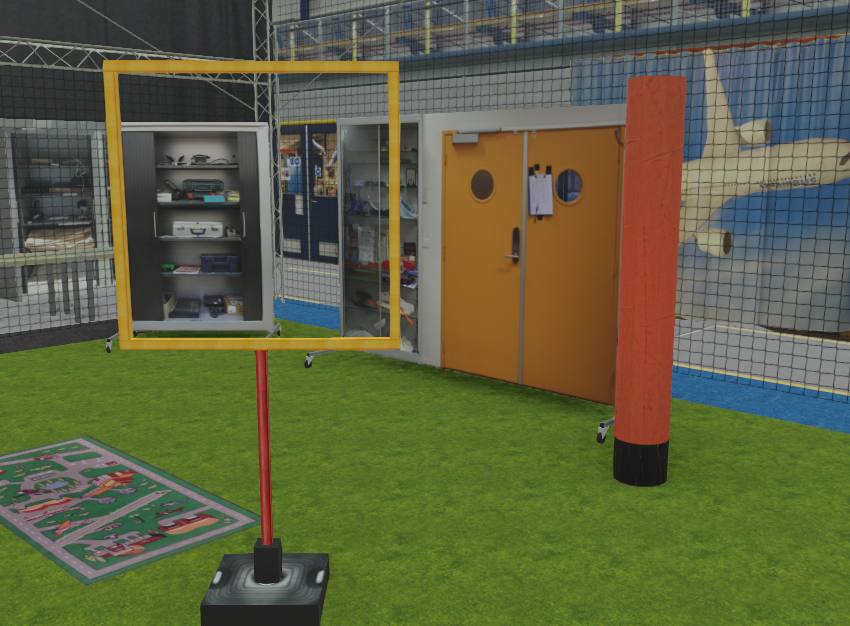
#> input picture gate_detector/images/gate3.png, 850 x 626 px
$ python Gray_test.py
#> lines starting #> are read from the running program, lines starting #| are printed output that depends on the picture; after the words box and inside, x2 and y2 are one past the last pixel; in counts of white or black regions, pixels touching at a corner belong together

import numpy as np
import cv2 as cv


# Loads the grayscale image, processes it until we can find the contours a little easier
im = cv.imread('gate3.png', cv.IMREAD_GRAYSCALE)
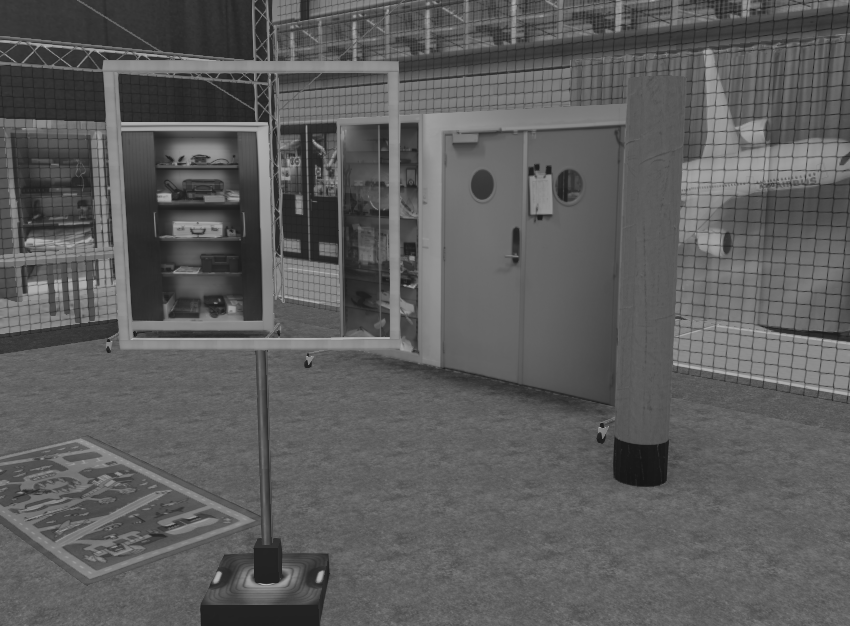
#> im: shape (626, 850); min 21, max 189, mean 92.5
blur_im = cv.blur(im, (3,3))
edges = cv.Canny(blur_im, 77, 186)
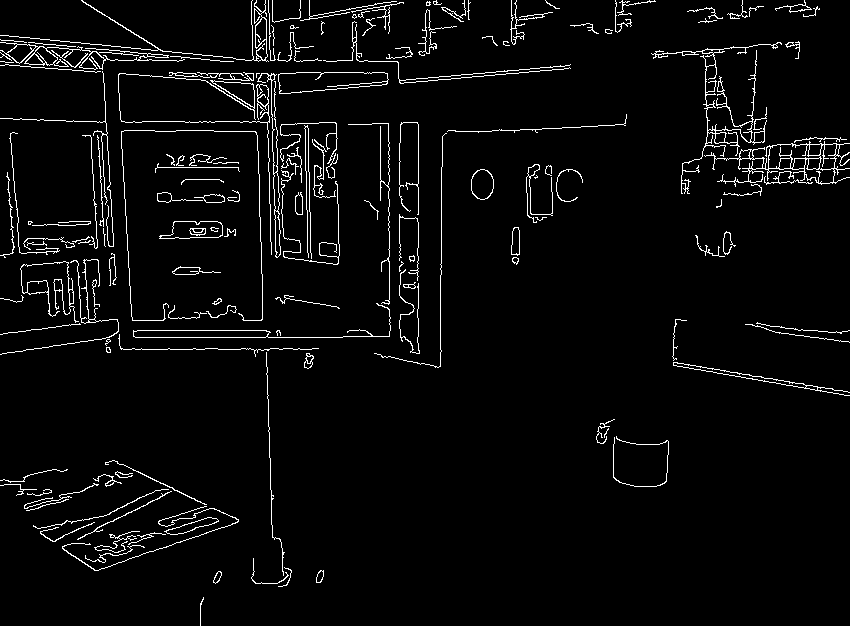
#> edges: shape (626, 850); 3.8% white in thin lines or dots
kernel = np.ones((5,5), np.uint8)
dilEdges = cv.dilate(edges,kernel, iterations=2)
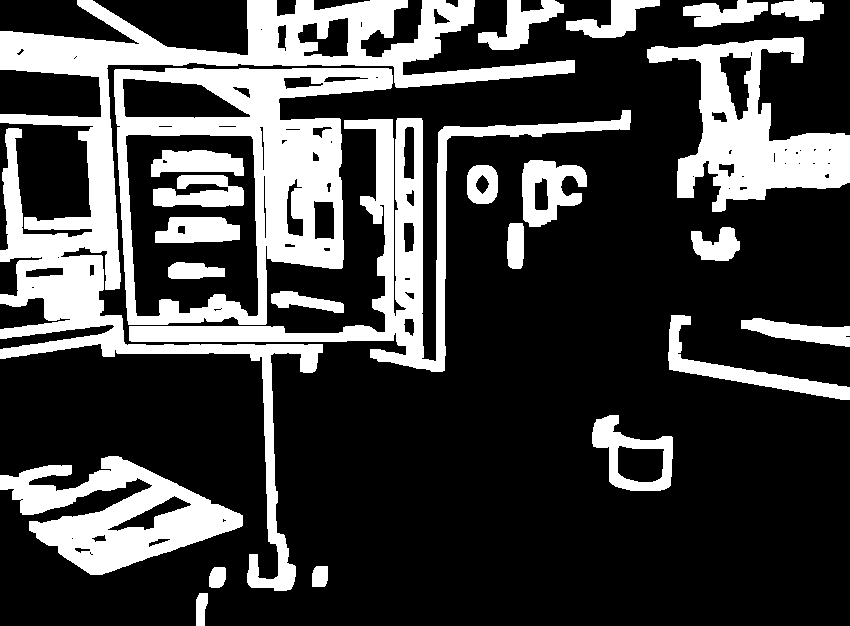
#> dilEdges: shape (626, 850); 26.3% white; 24 white regions
contours, hierarchy = cv.findContours(dilEdges, cv.RETR_CCOMP, cv.CHAIN_APPROX_SIMPLE )
#> contours = 99 contours, 35 with area under 20; largest, box (x1, y1, x2, y2) and area: (114, 68, 393, 325) 51214, (0, 0, 575, 591) 41573, (125, 134, 259, 317) 21654, (129, 110, 631, 372) 17384, (647, 37, 850, 212) 15846

#Aproximates the contours, and saves the ones who form a straight line with a minimal size
lines = []
for i in contours:
    aprox =cv.approxPolyDP(i,8,True)
    if len(aprox) >= 2:
        for i in range(len(aprox)):
            for j in range(1, len(aprox)-i):
                dx = aprox[i][0][0] - aprox[j+i][0][0]
                dy = aprox[i][0][1] - aprox[j+i][0][1]
                distance = np.sqrt((dx*dx + dy*dy))
                if distance >= 100:
                    if (dx < 10 and dx > -10) or (dy < 10 and dy > -10):

                        lines.append([aprox[i], aprox[j+i], distance])
#> this loop made 99 passes
#> aprox on passes 1, 2, 3, 5, 6, 7, 8, 10, 11, 12, 15, 16: [[199, 593], [204, 625]], [[224, 567], [212, 569], [209, 586], [223, 584]], [[316, 566], [312, 586], [324, 586], [327, 566]], [[90, 554]], [[89, 552]], [[74, 548], [90, 550]], [[148, 546], [170, 539]], [[106, 540], [91, 538]], [[222, 521]], [[20, 499]], [[618, 446], [663, 448], [662, 476], [621, 476]], [[741, 320], [775, 337], [849, 346], [849, 326]]
#> after the loop, lines = 249 items, first 6: [[[0, 475]], [[137, 477]], 137], [[[0, 475]], [[111, 470]], 111.1], [[[22, 514]], [[239, 513]], 217], [[[137, 477]], [[28, 484]], 109.2], [[[152, 485]], [[28, 484]], 124], [[[99, 512]], [[239, 513]], 140]

squares = []
#Checks if the lines found share one coordinate and if they have about the same lenght. If so, they can form a square
while len(lines) > 1:
    j = 1
    while j <= len(lines)-1:
        if lines[0][2] >= lines[j][2] -10 and lines[0][2] <= lines[j][2] + 10:
            dx11 = lines[0][0][0][0] - lines[j][0][0][0]
            dx12 = lines[0][0][0][0] - lines[j][1][0][0]
            dx21 = lines[0][1][0][0] - lines[j][0][0][0]
            dx22 = lines[0][1][0][0] - lines[j][1][0][0]
            dy11 = lines[0][0][0][1] - lines[j][0][0][1]
            dy12 = lines[0][0][0][1] - lines[j][1][0][1]
            dy21 = lines[0][1][0][1] - lines[j][0][0][1]
            dy22 = lines[0][1][0][1] - lines[j][1][0][1]
            if (dx11 >= -10 and dx11 <= 10) and (dy11 >= -10 and dy11 <= 10):
                squares.append([lines[0][0], lines[0][1], lines[j][1]])
                lines.pop(j)
                lines.pop(0)
            elif (dx12 >= -10 and dx12 <= 10) and (dy12 >= -10 and dy12 <= 10):
                squares.append([lines[0][0], lines[0][1], lines[j][0]])
                lines.pop(j)
                lines.pop(0)
            elif (dx21 >= -10 and dx21 <= 10) and (dy21 >= -10 and dy21 <= 10):
                squares.append([lines[0][0], lines[0][1], lines[j][1]])
                lines.pop(j)
                lines.pop(0)
            elif (dx22 >= -10 and dx22 <= 10) and (dy22 >= -10 and dy22 <= 10):
                squares.append([lines[0][0], lines[0][1], lines[j][0]])
                lines.pop(j)
                lines.pop(0)
        j += 1
    lines.pop(0)
#> after the loop, lines = [[[[276, 0]], [[92, 0]], 184]]; squares = 46 items

# Calculates the centers for each square found, removes the ones on the extremities.
Centers = []
for i in squares:

    maiorX = 0
    smaiorX = 1
    maiorY = 0
    smaiorY = 1
    for j in range(len(i)-1):
        if i[j][0][0] > i[maiorX][0][0]:
            smaiorX = maiorX
            maiorX = j
        if i[j][0][1] > i[maiorY][0][1]:
            smaiorY = maiorY
            maiorY = j
    menorX = 3 - maiorX - smaiorX
    menorY = 3 - maiorY - smaiorY
    CenterX = i[menorX][0][0] + (i[maiorX][0][0] - i[menorX][0][0])//2
    CenterY = i[menorX][0][1] + (i[maiorY][0][1] - i[menorY][0][1])//2
    if (CenterX >= 100 and CenterX <= im.shape[1] - 100) and (CenterY >= 100 and CenterY <= im.shape[0] - 200):
        Centers.append([CenterX,CenterY])
#> this loop made 46 passes
#> (i, CenterX, CenterY) on passes 1 to 12: ([[[22, 514]], [[239, 513]], [[242, 525]]], 240, 519), ([[[630, 110]], [[392, 119]], [[629, 129]]], 629, 124), ([[[619, 120]], [[396, 120]], [[392, 119]]], 505, 119), ([[[619, 120]], [[376, 129]], [[376, 129]]], 497, 129), ([[[438, 132]], [[435, 361]], [[442, 371]]], 440, 366), ([[[396, 120]], [[395, 299]], [[395, 299]]], 395, 299), ([[[396, 120]], [[395, 332]], [[384, 332]]], 390, 332), ([[[392, 119]], [[385, 295]], [[376, 129]]], 384, 212), ([[[376, 200]], [[384, 332]], [[384, 332]]], 384, 332), ([[[384, 332]], [[129, 326]], [[129, 340]]], 256, 336), ([[[115, 69]], [[391, 69]], [[98, 343]]], 244, 206), ([[[0, 31]], [[0, 294]], [[0, 303]]], 0, 298)
#> after the loop, Centers = 27 pairs, first value 102 to 629, second value 119 to 366

# Calculates the average of the centers found, which is roughly the desired center of the square
SumX = 0
SumY = 0
for i in Centers:
    SumX += i[0]
    SumY += i[1]
#> this loop made 27 passes
#> (i, SumX, SumY) on passes 2 to 13: ([505, 119], 1134, 243), ([497, 129], 1631, 372), ([440, 366], 2071, 738), ([395, 299], 2466, 1037), ([390, 332], 2856, 1369), ([384, 212], 3240, 1581), ([384, 332], 3624, 1913), ([256, 336], 3880, 2249), ([244, 206], 4124, 2455), ([150, 345], 4274, 2800), ([161, 351], 4435, 3151), ([135, 346], 4570, 3497)
#> (SumX, SumY) on pass 1: (629, 124)
#> after the loop, SumX = 7159; SumY = 7210

mCenter = [SumX//len(Centers), SumY//len(Centers)]
#> mCenter = [265, 267]
cv.drawMarker(im, mCenter, (255,0,0))
#> im: shape (626, 850); 0.01% of pixels changed, all inside (x1, y1, x2, y2) = (255, 257, 276, 278)

cv.imshow("im", im)
cv.waitKey(-1)

$ run again, with gate_detector/images/Gate2.png copied over gate_detector/images/gate3.png
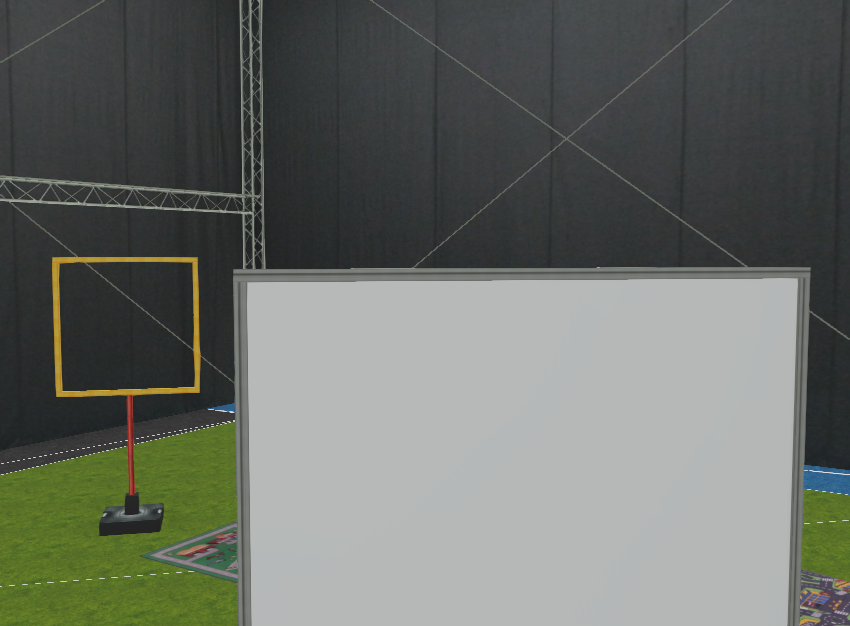
#> input picture gate_detector/images/Gate2.png, 850 x 626 px
#> `edges = cv.Canny(blur_im, 77, 186)`:
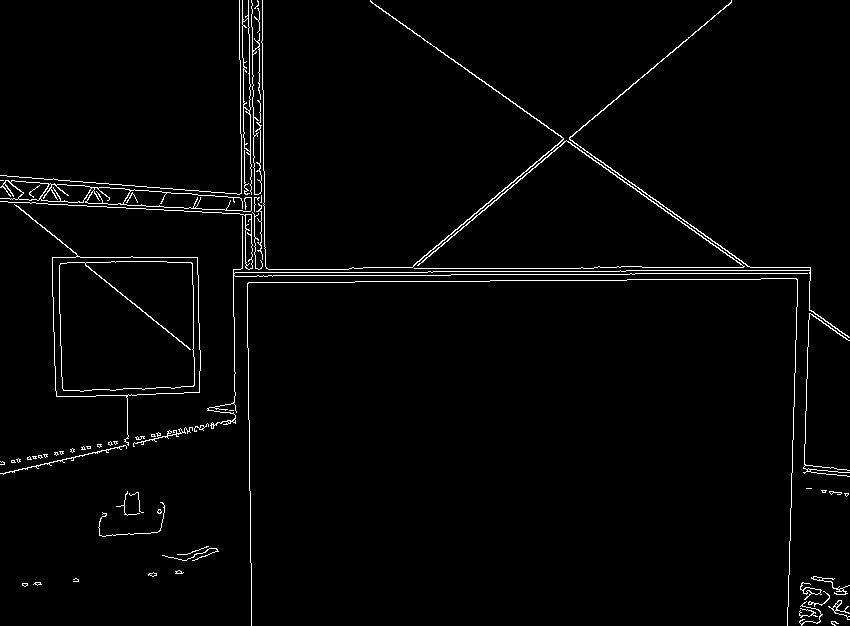
#> edges: shape (626, 850); 2.2% white in thin lines or dots
#> `dilEdges = cv.dilate(edges,kernel, iterations=2)`:
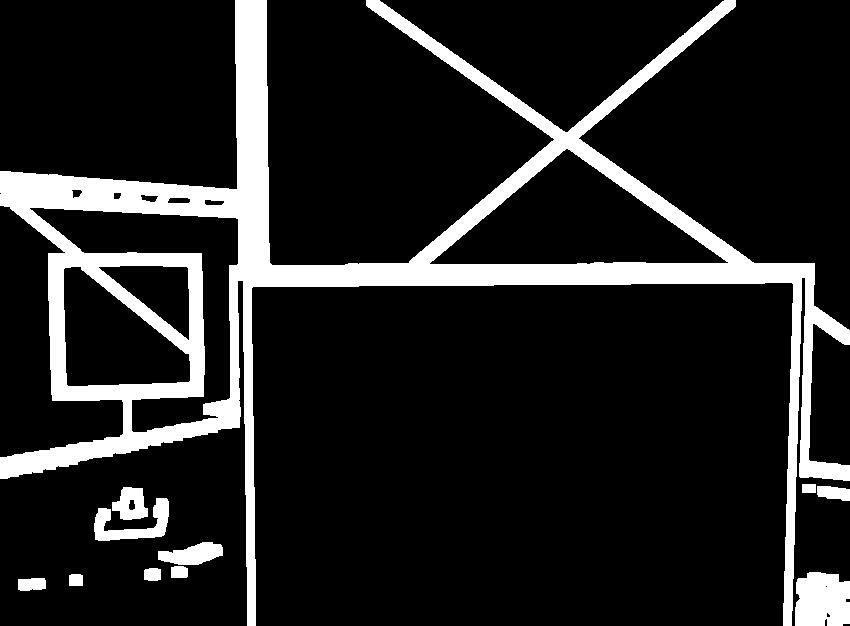
#> dilEdges: shape (626, 850); 13.8% white; 11 white regions
#> contours = 23 contours, 2 with area under 20; largest, box (x1, y1, x2, y2) and area: (0, 0, 850, 626) 107194, (429, 148, 729, 265) 17440, (29, 207, 239, 433) 13532, (63, 266, 191, 387) 9778, (98, 265, 190, 341) 3474
#> the loop `for i in contours:` made 23 passes
#> aprox on passes 1, 2, 3, 4, 6, 7, 8, 11: [[18, 579], [20, 590], [45, 588], [44, 578]], [[69, 575], [82, 585]], [[797, 579], [795, 625], [849, 623], [849, 581]], [[826, 613]], [[144, 570], [160, 579], [160, 569]], [[171, 567], [171, 577], [187, 576]], [[222, 547], [202, 542], [158, 559], [198, 564]], [[130, 499], [132, 510]]
#> after the loop `for i in contours:`: lines = 54 items, first 6: [[[0, 171]], [[0, 457]], 286], [[[0, 171]], [[0, 478]], 307], [[[0, 205]], [[0, 457]], 252], [[[0, 205]], [[0, 478]], 273], [[[48, 253]], [[52, 400]], 147.1], [[[48, 253]], [[752, 262]], 704.1]
#> the loop `while len(lines) > 1:` made 43 passes
#> after the loop `while len(lines) > 1:`: lines = [[[[429, 263]], [[728, 262]], 299]]; squares = [[[[243, 281]], [[247, 625]], [[247, 625]]], [[[243, 281]], [[791, 282]], [[802, 277]]], [[[791, 282]], [[800, 477]], [[802, 277]]], [[[63, 269]], [[68, 386]], [[190, 380]]], [[[203, 404]], [[201, 253]], [[201, 253]]]]
#> the loop `for i in squares: ` made 5 passes
#> (i, CenterX, CenterY) on passes 1 to 5: ([[[243, 281]], [[247, 625]], [[247, 625]]], 247, 625), ([[[243, 281]], [[791, 282]], [[802, 277]]], 796, 279), ([[[791, 282]], [[800, 477]], [[802, 277]]], 801, 377), ([[[63, 269]], [[68, 386]], [[190, 380]]], 129, 383), ([[[203, 404]], [[201, 253]], [[201, 253]]], 202, 328)
#> after the loop `for i in squares:`: Centers = [[129, 383], [202, 328]]
#> the loop `for i in Centers:` made 2 passes
#> after the loop `for i in Centers:`: SumX = 331; SumY = 711
#> mCenter = [165, 355]

$ run again, with gate_detector/images/gate1.png copied over gate_detector/images/gate3.png
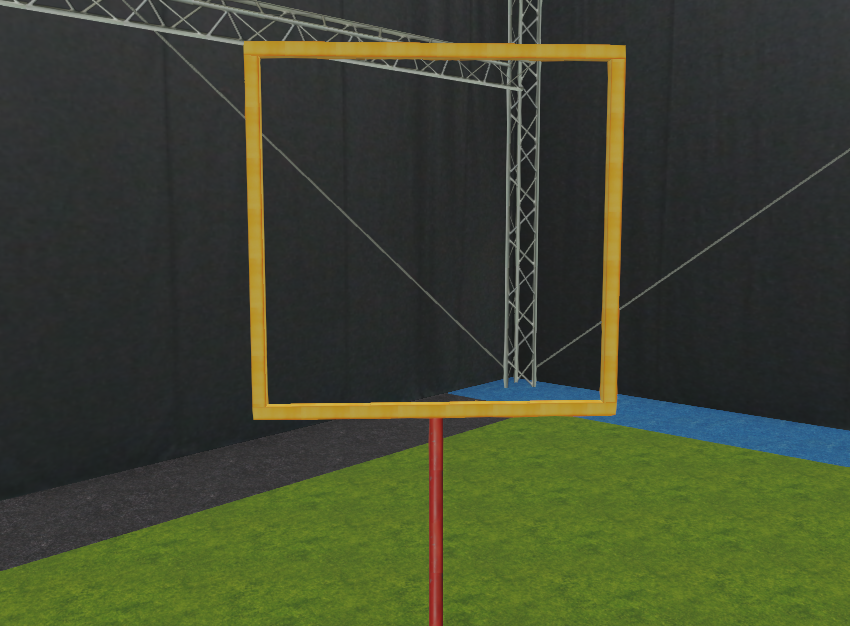
#> input picture gate_detector/images/gate1.png, 850 x 626 px
#> `edges = cv.Canny(blur_im, 77, 186)`:
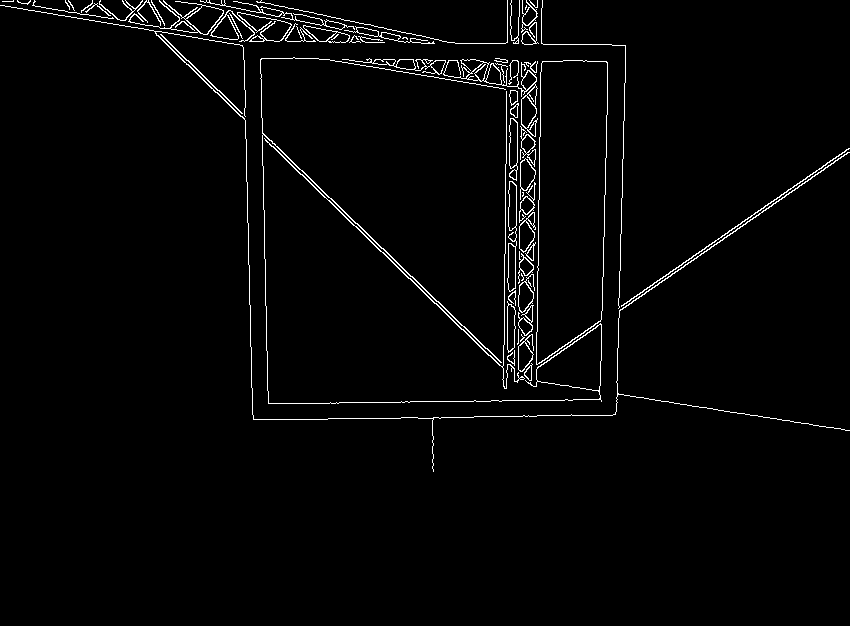
#> edges: shape (626, 850); 2.2% white in thin lines or dots, all inside (x1, y1, x2, y2) = (0, 0, 850, 472)
#> `dilEdges = cv.dilate(edges,kernel, iterations=2)`:
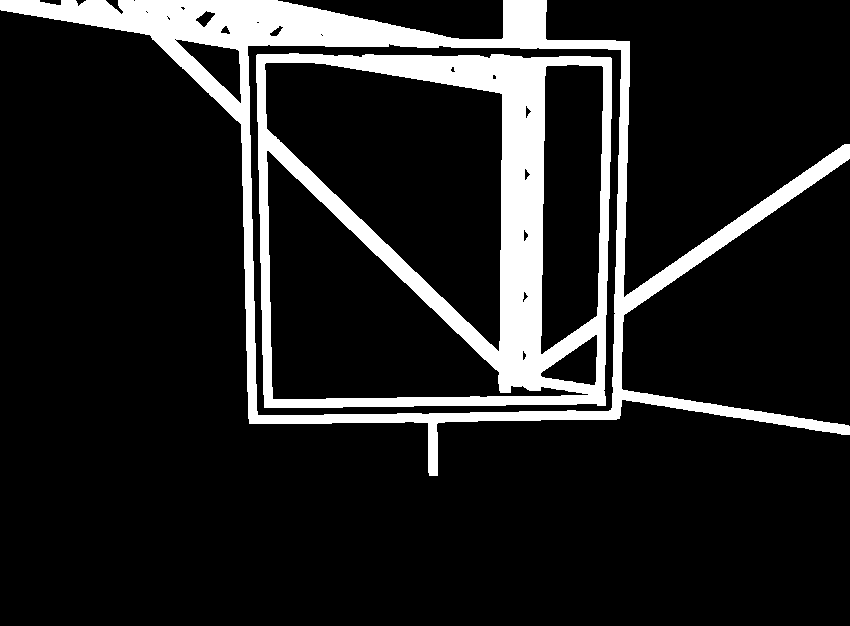
#> dilEdges: shape (626, 850); 13.4% white; 2 white regions
#> contours = 27 contours, 11 with area under 20; largest, box (x1, y1, x2, y2) and area: (0, 0, 850, 476) 169031, (247, 43, 622, 416) 133596, (256, 53, 612, 408) 121754, (264, 62, 503, 352) 39280, (266, 150, 589, 400) 31732
#> the loop `for i in contours:` made 27 passes
#> aprox on passes 1, 2, 3, 4, 5, 6, 8, 9: [[257, 54], [264, 407], [605, 405], [611, 58]], [[523, 350], [523, 360]], [[597, 335], [594, 385], [540, 375]], [[524, 291], [523, 302]], [[524, 229], [524, 241]], [[525, 168], [525, 180]], [[526, 105], [526, 118]], [[492, 75]]
#> after the loop `for i in contours:`: lines = 52 items
#> the loop `while len(lines) > 1:` made 41 passes
#> after the loop `while len(lines) > 1:`: lines = [[[[248, 45]], [[621, 50]], 373]]; squares = [[[[257, 54]], [[264, 407]], [[611, 58]]], [[[605, 405]], [[611, 58]], [[257, 414]]], [[[0, 0]], [[277, 0]], [[546, 0]]], [[[249, 423]], [[616, 419]], [[248, 45]]], [[[849, 434]], [[847, 160]], [[847, 160]]]]
#> the loop `for i in squares: ` made 5 passes
#> (i, CenterX, CenterY) on passes 1 to 5: ([[[257, 54]], [[264, 407]], [[611, 58]]], 437, 232), ([[[605, 405]], [[611, 58]], [[257, 414]]], 434, 409), ([[[0, 0]], [[277, 0]], [[546, 0]]], 411, 0), ([[[249, 423]], [[616, 419]], [[248, 45]]], 432, 234), ([[[849, 434]], [[847, 160]], [[847, 160]]], 848, 297)
#> after the loop `for i in squares:`: Centers = [[437, 232], [434, 409], [432, 234]]
#> the loop `for i in Centers:` made 3 passes
#> (i, SumX, SumY) on passes 2 to 3: ([434, 409], 871, 641), ([432, 234], 1303, 875)
#> after the loop `for i in Centers:`: SumX = 1303; SumY = 875
#> mCenter = [434, 291]
